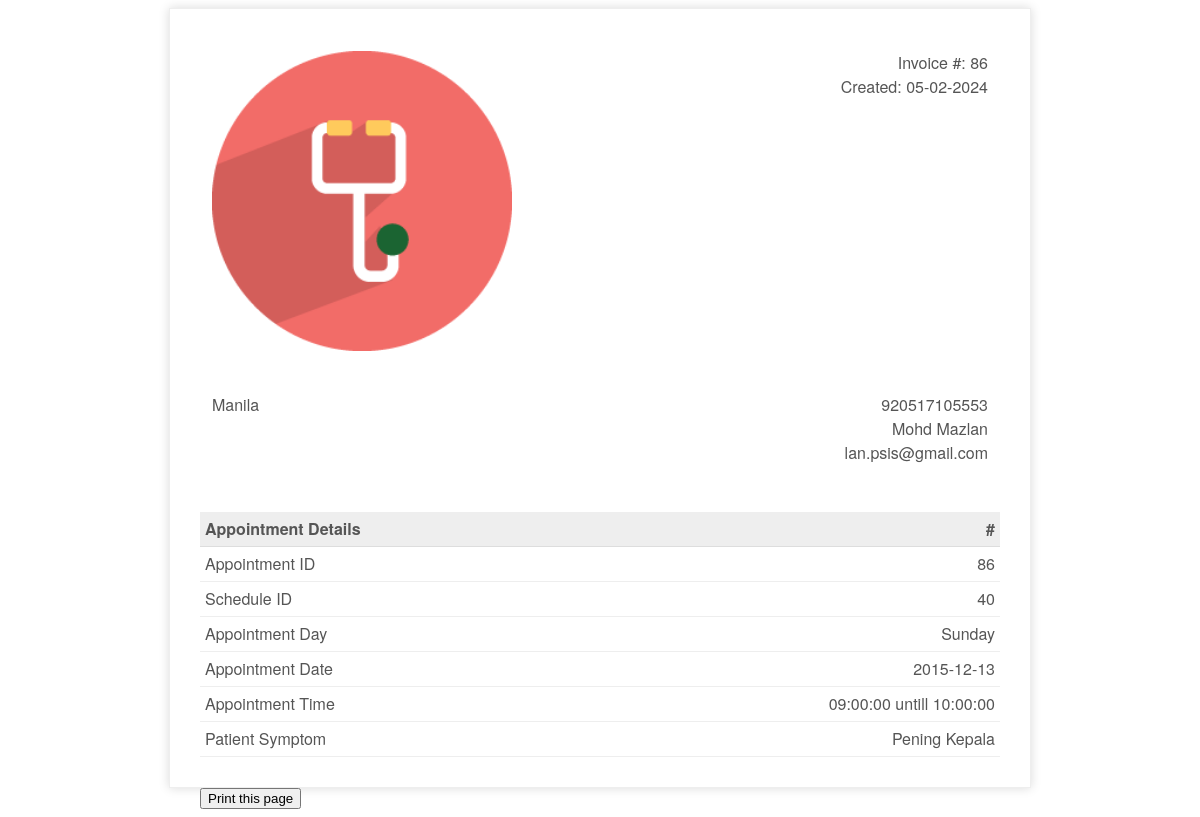
The app's page /patient/invoice.php?appid=86 with its own data.
### tables this page shows
CREATE TABLE `appointment` (
  `appId` int(3) NOT NULL,
  `patientIc` bigint(12) NOT NULL,
  `scheduleId` int(10) NOT NULL,
  `appSymptom` varchar(100) NOT NULL,
  `appComment` varchar(100) NOT NULL,
  `status` varchar(10) NOT NULL DEFAULT 'process'
);

CREATE TABLE `patient` (
  `icPatient` bigint(12) NOT NULL,
  `password` varchar(20) NOT NULL,
  `patientFirstName` varchar(20) NOT NULL,
  `patientLastName` varchar(20) NOT NULL,
  `patientMaritialStatus` varchar(10) NOT NULL,
  `patientDOB` date NOT NULL,
  `patientGender` varchar(10) NOT NULL,
  `patientAddress` varchar(100) NOT NULL,
  `patientPhone` varchar(15) NOT NULL,
  `patientEmail` varchar(100) NOT NULL
);

CREATE TABLE `doctorschedule` (
  `scheduleId` int(11) NOT NULL,
  `scheduleDate` date NOT NULL,
  `scheduleDay` varchar(15) NOT NULL,
  `startTime` time NOT NULL,
  `endTime` time NOT NULL,
  `bookAvail` varchar(10) NOT NULL
);

### patient/invoice.php (the view, shortened to what this page needs)
<?php
include_once '../assets/conn/dbconnect.php';
if (isset($_GET['appid'])) {
$appid=$_GET['appid'];
}
$res=mysqli_query($con, "SELECT a.*, b.*,c.* FROM patient a
JOIN appointment b
On a.icPatient = b.patientIc
JOIN doctorschedule c
On b.scheduleId=c.scheduleId
WHERE b.appId  =".$appid);
$userRow=mysqli_fetch_array($res,MYSQLI_ASSOC);
?>
<!doctype html>
<html>
    <head>
        <link rel="stylesheet" type="text/css" href="assets/css/invoice.css">
    </head>
    <body>
        <div class="invoice-box">
            <table cellpadding="0" cellspacing="0">
                <tr class="top">
                    <td colspan="2">
                        <table>
                            <tr>
                                <td class="title">
                                    <img src="assets/img/logo.png" style="width:100%; max-width:300px;">
                                </td>
                                <td>
                                    Invoice #: <?php echo $userRow['appId'];?><br>
                                    Created: <?php echo date("d-m-Y");?><br>
                                </td>
                            </tr>
                        </table>
                    </td>
                </tr>
                <tr class="information">
                    <td colspan="2">
                        <table>
                            <tr>
                                <td>
                                    <?php echo $userRow['patientAddress'];?>
                                </td>
                                <td><?php echo $userRow['patientIc'];?><br>
                                    <?php echo $userRow['patientFirstName'];?> <?php echo $userRow['patientLastName'];?><br>
                                    <?php echo $userRow['patientEmail'];?>
                                </td>
                            </tr>
                        </table>
                    </td>
                </tr>
                <tr class="heading">
                    <td>
                        Appointment Details
                    </td>
                    <td>
                        #
                    </td>
                </tr>
                <tr class="item">
                    <td>
                        Appointment ID
                    </td>
                    <td>
                       <?php echo $userRow['appId'];?>
                    </td>
                </tr>
                <tr class="item">
                    <td>
                        Schedule ID
                    </td>
                    <td>
                        <?php echo $userRow['scheduleId'];?>
                    </td>
                </tr>
                <tr class="item">
                    <td>
                        Appointment Day
                    </td>
                    <td>
                        <?php echo $userRow['scheduleDay'];?>
                    </td>
                </tr>
                 <tr class="item">
                    <td>
                        Appointment Date
                    </td>
                    <td>
                        <?php echo $userRow['scheduleDate'];?>
                    </td>
                </tr>
                 <tr class="item">
                    <td>
                        Appointment Time
                    </td>
                    <td>
                        <?php echo $userRow['startTime'];?> untill <?php echo $userRow['endTime'];?>
                    </td>
                </tr>
                 <tr class="item">
                    <td>
                        Patient Symptom
                    </td>
                    <td>
                        <?php echo $userRow['appSymptom'];?>
                    </td>
                </tr>
            </table>
        </div>
        <div class="print">
        <button onclick="myFunction()">Print this page</button>
</div>
    </body>
</html>

### patient/assets/css/invoice.css (style rules this page uses)
.print { margin:auto; max-width:800px; }
.invoice-box { max-width:800px; margin:auto; padding:30px; border:1px solid #eee; box-shadow:0 0 10px rgba(0, 0, 0, .15); font-size:16px; line-height:24px; font-family:'Helvetica Neue', 'Helvetica', Helvetica, Arial, sans-serif; color:#555; }
.invoice-box table { width:100%; line-height:inherit; text-align:left; }
.invoice-box table td { padding:5px; vertical-align:top; }
.invoice-box table tr td:nth-child(2) { text-align:right; }
.invoice-box table tr.top table td { padding-bottom:20px; }
.invoice-box table tr.top table td.title { font-size:45px; line-height:45px; color:#333; }
.invoice-box table tr.information table td { padding-bottom:40px; }
.invoice-box table tr.heading td { background:#eee; border-bottom:1px solid #ddd; font-weight:bold; }
.invoice-box table tr.item td { border-bottom:1px solid #eee; }

### records on screen
appointment: appId "86", patientIc.patientAddress "Manila", patientIc "920517105553", patientIc.patientFirstName "Mohd", patientIc.patientLastName "Mazlan", patientIc.patientEmail "lan.psis@gmail.com", scheduleId.scheduleId "40", scheduleId.scheduleDay "Sunday", scheduleId.scheduleDate "2015-12-13", scheduleId.startTime "09:00:00", scheduleId.endTime "10:00:00", appSymptom "Pening Kepala"
